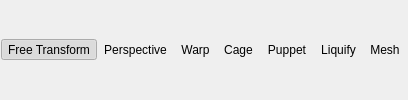
      <widget class="QFrame" name="frame">
       <property name="frameShape">
        <enum>QFrame::NoFrame</enum>
       </property>
       <property name="frameShadow">
        <enum>QFrame::Plain</enum>
       </property>
       <property name="lineWidth">
        <number>0</number>
       </property>
       <layout class="QVBoxLayout" name="verticalLayout_7">
        <property name="leftMargin">
         <number>1</number>
        </property>
        <property name="topMargin">
         <number>1</number>
        </property>
        <property name="rightMargin">
         <number>1</number>
        </property>
        <property name="bottomMargin">
         <number>1</number>
        </property>
        <item>
         <layout class="QHBoxLayout" name="horizontalLayout_3">
          <property name="spacing">
           <number>0</number>
          </property>
          <item>
           <widget class="QToolButton" name="freeTransformButton">
            <property name="sizePolicy">
             <sizepolicy hsizetype="Expanding" vsizetype="Fixed">
              <horstretch>0</horstretch>
              <verstretch>0</verstretch>
             </sizepolicy>
            </property>
            <property name="toolTip">
             <string>Free</string>
            </property>
            <property name="text">
             <string>Free Transform</string>
            </property>
            <property name="checkable">
             <bool>true</bool>
            </property>
            <property name="checked">
             <bool>true</bool>
            </property>
            <property name="autoExclusive">
             <bool>true</bool>
            </property>
            <property name="autoRaise">
             <bool>true</bool>
            </property>
           </widget>
          </item>
          <item>
           <widget class="QToolButton" name="perspectiveTransformButton">
            <property name="sizePolicy">
             <sizepolicy hsizetype="Expanding" vsizetype="Fixed">
              <horstretch>0</horstretch>
              <verstretch>0</verstretch>
             </sizepolicy>
            </property>
            <property name="toolTip">
             <string>Perspective</string>
            </property>
            <property name="text">
             <string>Perspective</string>
            </property>
            <property name="checkable">
             <bool>true</bool>
            </property>
            <property name="autoExclusive">
             <bool>true</bool>
            </property>
            <property name="autoRaise">
             <bool>true</bool>
            </property>
           </widget>
          </item>
          <item>
           <widget class="QToolButton" name="warpButton">
            <property name="sizePolicy">
             <sizepolicy hsizetype="Expanding" vsizetype="Fixed">
              <horstretch>0</horstretch>
              <verstretch>0</verstretch>
             </sizepolicy>
            </property>
            <property name="toolTip">
             <string>Warp</string>
            </property>
            <property name="text">
             <string>Warp</string>
            </property>
            <property name="checkable">
             <bool>true</bool>
            </property>
            <property name="checked">
             <bool>false</bool>
            </property>
            <property name="autoExclusive">
             <bool>true</bool>
            </property>
            <property name="autoRaise">
             <bool>true</bool>
            </property>
           </widget>
          </item>
          <item>
           <widget class="QToolButton" name="cageButton">
            <property name="sizePolicy">
             <sizepolicy hsizetype="Expanding" vsizetype="Fixed">
              <horstretch>0</horstretch>
              <verstretch>0</verstretch>
             </sizepolicy>
            </property>
            <property name="toolTip">
             <string>Cage</string>
            </property>
            <property name="text">
             <string>Cage</string>
            </property>
            <property name="checkable">
             <bool>true</bool>
            </property>
            <property name="autoExclusive">
             <bool>true</bool>
            </property>
            <property name="autoRaise">
             <bool>true</bool>
            </property>
           </widget>
          </item>
          <item>
           <widget class="QToolButton" name="puppetButton">
            <property name="sizePolicy">
             <sizepolicy hsizetype="Expanding" vsizetype="Fixed">
              <horstretch>0</horstretch>
              <verstretch>0</verstretch>
             </sizepolicy>
            </property>
            <property name="toolTip">
             <string>Puppet</string>
            </property>
            <property name="text">
             <string>Puppet</string>
            </property>
            <property name="checkable">
             <bool>true</bool>
            </property>
            <property name="autoExclusive">
             <bool>true</bool>
            </property>
            <property name="autoRaise">
             <bool>true</bool>
            </property>
           </widget>
          </item>
          <item>
           <widget class="QToolButton" name="liquifyButton">
            <property name="sizePolicy">
             <sizepolicy hsizetype="Expanding" vsizetype="Fixed">
              <horstretch>0</horstretch>
              <verstretch>0</verstretch>
             </sizepolicy>
            </property>
            <property name="toolTip">
             <string>Liquify</string>
            </property>
            <property name="text">
             <string>Liquify</string>
            </property>
            <property name="checkable">
             <bool>true</bool>
            </property>
            <property name="autoExclusive">
             <bool>true</bool>
            </property>
            <property name="autoRaise">
             <bool>true</bool>
            </property>
           </widget>
          </item>
          <item>
           <widget class="QToolButton" name="meshButton">
            <property name="toolTip">
             <string>Mesh</string>
            </property>
            <property name="text">
             <string>Mesh</string>
            </property>
            <property name="checkable">
             <bool>true</bool>
            </property>
            <property name="autoExclusive">
             <bool>true</bool>
            </property>
            <property name="autoRaise">
             <bool>true</bool>
            </property>
           </widget>
          </item>
         </layout>
        </item>
       </layout>
      </widget>
